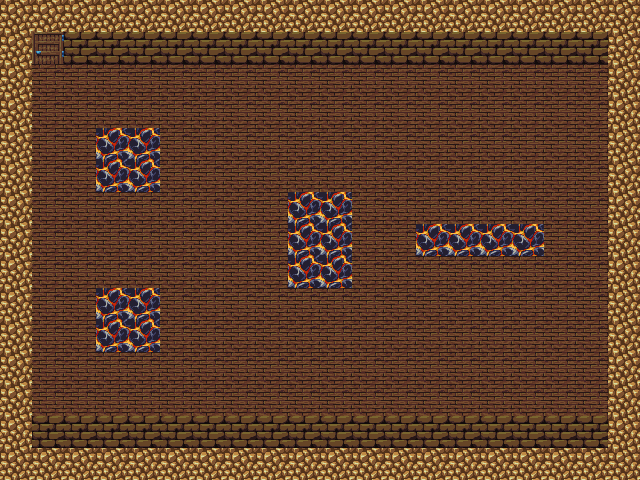

Rendered tile map (Tiled .tmx) drawn with the repository's tilesets; below, a short description and the full map source, tile grids included:
An orthogonal 20x15 tile map with 32x32 px tiles, 1 tile layer (Tile Layer 1).

<map version="1.10" tiledversion="1.11.0" orientation="orthogonal" renderorder="right-down" width="20" height="15" tilewidth="32" tileheight="32" infinite="0" nextlayerid="2" nextobjectid="1">
 <tileset firstgid="1" source="tiles2.tsx" />
 <layer id="1" name="Tile Layer 1" width="20" height="15">
  <data encoding="csv">
16,16,16,16,16,16,16,16,16,16,16,16,16,16,16,16,16,16,16,16,
16,7,38,38,38,38,38,38,38,38,38,38,38,38,38,38,38,38,38,16,
16,32,32,32,32,32,32,32,32,32,32,32,32,32,32,32,32,32,32,16,
16,32,32,32,32,32,32,32,32,32,32,32,32,32,32,32,32,32,32,16,
16,32,32,40,40,32,32,32,32,32,32,32,32,32,32,32,32,32,32,16,
16,32,32,40,40,32,32,32,32,32,32,32,32,32,32,32,32,32,32,16,
16,32,32,32,32,32,32,32,32,40,40,32,32,32,32,32,32,32,32,16,
16,32,32,32,32,32,32,32,32,40,40,32,32,40,40,40,40,32,32,16,
16,32,32,32,32,32,32,32,32,40,40,32,32,32,32,32,32,32,32,16,
16,32,32,40,40,32,32,32,32,32,32,32,32,32,32,32,32,32,32,16,
16,32,32,40,40,32,32,32,32,32,32,32,32,32,32,32,32,32,32,16,
16,32,32,32,32,32,32,32,32,32,32,32,32,32,32,32,32,32,32,16,
16,32,32,32,32,32,32,32,32,32,32,32,32,32,32,32,32,32,32,16,
16,38,38,38,38,38,38,38,38,38,38,38,38,38,38,38,38,38,38,16,
16,16,16,16,16,16,16,16,16,16,16,16,16,16,16,16,16,16,16,16
</data>
 </layer>
</map>